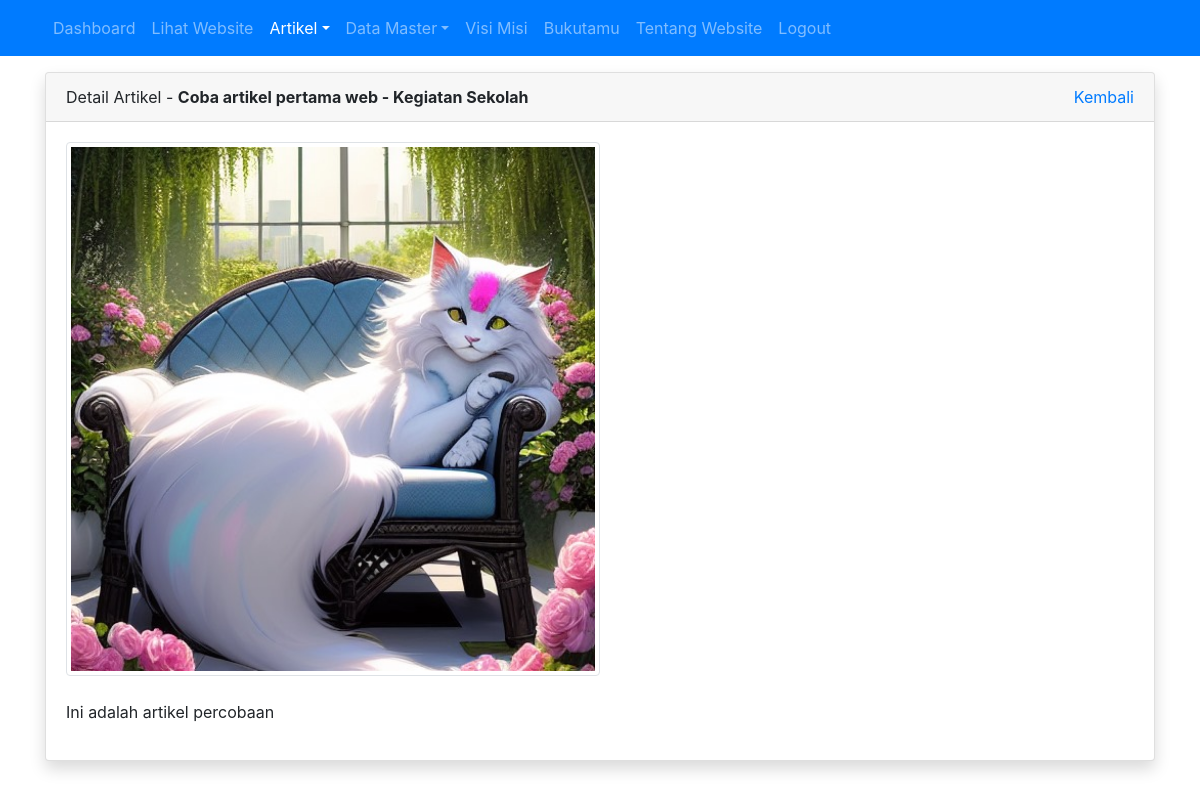
The page /admin/artikel/detail.php?id=18 (signed in) on the database its author committed.
### tables this page shows
CREATE TABLE `tbl_artikel` (
  `id` int(11) NOT NULL AUTO_INCREMENT,
  `judul` varchar(255) DEFAULT NULL,
  `isi` text DEFAULT NULL,
  `tanggal` date DEFAULT NULL,
  `foto` varchar(100) DEFAULT NULL,
  `id_kategori` int(11) DEFAULT NULL,
  PRIMARY KEY (`id`),
  KEY `id_kategori` (`id_kategori`),
  CONSTRAINT `tbl_artikel_ibfk_1` FOREIGN KEY (`id_kategori`) REFERENCES `tbl_kategori_artikel` (`id`) ON DELETE SET NULL ON UPDATE CASCADE
);

CREATE TABLE `tbl_kategori_artikel` (
  `id` int(11) NOT NULL AUTO_INCREMENT,
  `nama_kategori` varchar(30) DEFAULT NULL,
  PRIMARY KEY (`id`)
);

### admin/artikel/detail.php (the view, shortened to what this page needs)
<?php
require_once '../../koneksi.php';
$id = $_GET['id'];
$query = mysqli_query($koneksi, "SELECT tbl_artikel.*, tbl_kategori_artikel.nama_kategori FROM tbl_artikel INNER JOIN tbl_kategori_artikel ON tbl_artikel.id_kategori = tbl_kategori_artikel.id WHERE tbl_artikel.id = $id");
$row = mysqli_fetch_assoc($query);
?>
<!DOCTYPE html>
<html>
<head>
	<link rel="stylesheet" href="../../resources/datatables/datatables.min.css">
	<link rel="stylesheet" href="../../resources/css/bootstrap.min.css">
</head>
<body>
	<?php require_once '../navbar.php'; ?>
	<div class="container mt-3">
		<div class="row">
			<div class="col">
				<div class="card shadow">
					<div class="card-header">
						<div class="clearfix">
							<div class="float-left">
								Detail Artikel - <strong><?= $row['judul'] ?> - <?= $row['nama_kategori'] ?></strong>
							</div>
							<div class="float-right">
								<a href="index.php">Kembali</a>
							</div>
						</div>
					</div>
					<div class="card-body">
						<img src="../../images/artikel/<?= $row['foto'] ?>" alt="<?= $row['judul'] ?>" width="50%" class="img-thumbnail"><br><br>
						<?= $row['isi'] ?>
					</div>
				</div>
			</div>
		</div>
	</div>
</body>
</html>

### rows shown on the page
tbl_artikel: judul "Coba artikel pertama web", id_kategori.nama_kategori "Kegiatan Sekolah", foto (picture), isi "Ini adalah artikel percobaan"
